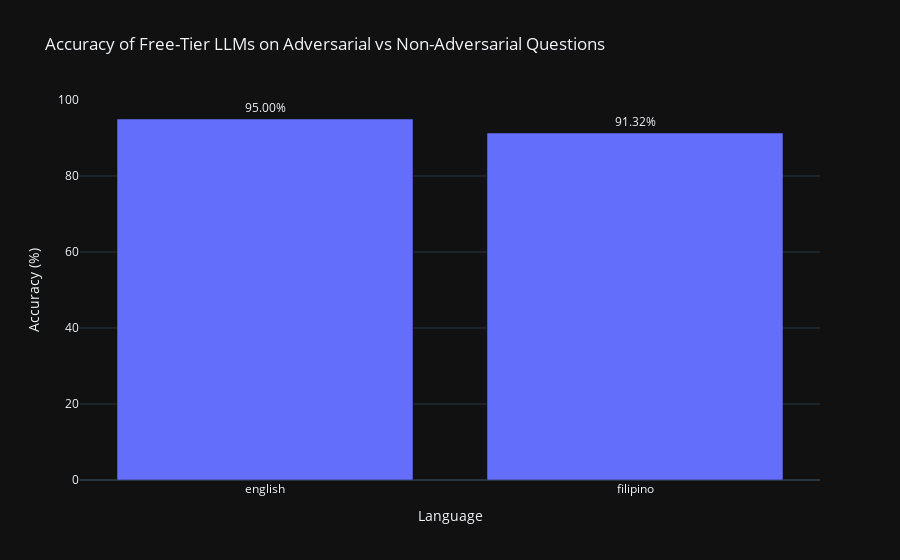

The notebook cell this image was saved under:
### Code cell
type_accuracy = df.groupby('language')['is_correct'].mean().reset_index()
type_accuracy['accuracy_percent'] = type_accuracy['is_correct'] * 100

import plotly.express as px

fig = px.bar(
    type_accuracy,
    x='language',
    y='accuracy_percent',
    title='Accuracy of Free-Tier LLMs on English vs Filipino Questions',
    text='accuracy_percent',
    labels={'language': 'Language', 'accuracy_percent': 'Accuracy (%)'},
)

fig.update_traces(texttemplate='%{text:.2f}%', textposition='outside')
fig.update_layout(yaxis_range=[0, 100])
fig.show()

### Figure 1 — Plotly figure (JSON) as saved in the notebook; plotly's stock layout.template omitted (floating-point values rounded to 4 significant figures)
{"data": [{"hovertemplate": "Language=%{x}<br>Accuracy (%)=%{text}<extra></extra>", "legendgroup": "", "marker": {"color": "#636efa", "pattern": {"shape": ""}}, "name": "", "orientation": "v", "showlegend": false, "text": [95, 91.32], "textposition": "outside", "texttemplate": "%{text:.2f}%", "type": "bar", "x": ["english", "filipino"], "xaxis": "x", "y": [95, 91.32], "yaxis": "y"}], "layout": {"barmode": "relative", "legend": {"tracegroupgap": 0}, "title": {"text": "Accuracy of Free-Tier LLMs on Adversarial vs Non-Adversarial Questions"}, "xaxis": {"anchor": "y", "domain": [0, 1], "title": {"text": "Language"}}, "yaxis": {"anchor": "x", "domain": [0, 1], "range": [0, 100], "title": {"text": "Accuracy (%)"}}}}
